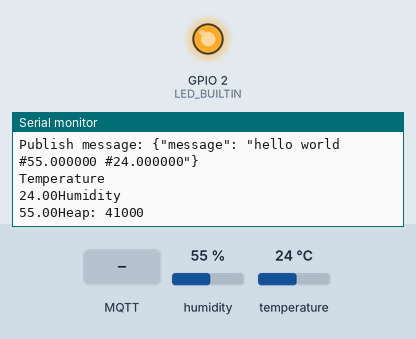
The sketch below on a simulated ESP8266 (NodeMCU). On the bench: output pins drawn as LEDs (lit = HIGH, except the on-board LED, lit = LOW), the last lines printed to the serial monitor. The test bench sets the inputs (shaded band); at power-on: humidity 55 %, temperature 24 °C. WiFi joins after 1.5 s; servers stay silent unless stated; network time is answered at once with the bench clock; the local clock reads 2024-03-15 10:24:30 at power-on unless the sketch sets it; storage starts empty; no MQTT or app messages arrive unless stated.

Above: at 6.7 s.
6.8 s: MQTT message "1" arrives on the first subscribed topic
At 7.5 s:
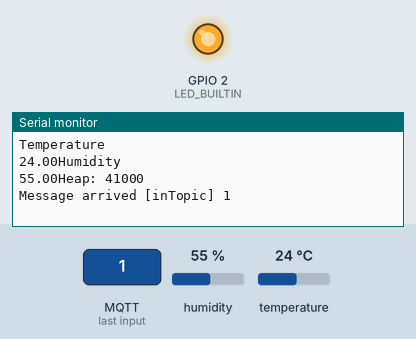
8.3 s: MQTT message "on" arrives on the first subscribed topic
At 9.1 s:
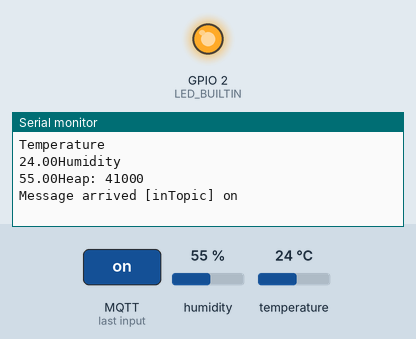
9.8 s: MQTT message "off" arrives on the first subscribed topic
At 10.3 s:
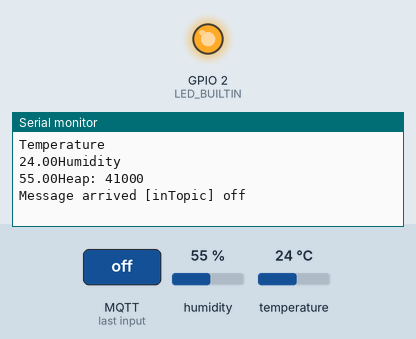

Measured:
- after the input at 6.8 s, the serial monitor: prints a new line at once (image 1)
- after the input at 8.3 s, the serial monitor: prints a new line at once (image 2)
- after the input at 9.8 s, the serial monitor: prints a new line at once (image 3)

The sketch:

AWS_Test.ino
```cpp
/*Developed by M V Subrahmanyam - https://www.linkedin.com/in/veera-subrahmanyam-mediboina-b63997145/
Project: AWS | NodeMCU ESP32 Tutorials
Electronics Innovation - www.electronicsinnovation.com

GitHub - https://github.com/VeeruSubbuAmi
YouTube - http://bit.ly/Electronics_Innovation

Upload date: 07 October 2019

AWS Iot Core

This example needs https://github.com/esp8266/arduino-esp8266fs-plugin

It connects to AWS IoT server then:
- publishes "hello world" to the topic "outTopic" every two seconds
- subscribes to the topic "inTopic", printing out any messages
*/

#include "FS.h"
#include <ESP8266WiFi.h>
#include <PubSubClient.h>
#include <NTPClient.h>
#include <WiFiUdp.h>

#include "DHT.h"

#define DHTPIN 0
#define DHTTYPE DHT22
DHT dht(DHTPIN, DHTTYPE);

// Update these with values suitable for your network.

const char* ssid = "APT2029";
const char* password = "12fifty5r#2029";

WiFiUDP ntpUDP;
NTPClient timeClient(ntpUDP, "pool.ntp.org");

const char* AWS_endpoint = "a2tzsynvkqxj0g-ats.iot.us-east-1.amazonaws.com"; //MQTT broker ip

void callback(char* topic, byte* payload, unsigned int length) {
Serial.print("Message arrived [");
Serial.print(topic);
Serial.print("] ");
for (int i = 0; i < length; i++) {
Serial.print((char)payload[i]);
}
Serial.println();

}
WiFiClientSecure espClient;
PubSubClient client(AWS_endpoint, 8883, callback, espClient); //set MQTT port number to 8883 as per //standard
long lastMsg = 0;
char msg[50];
int value = 0;

void setup_wifi() {

delay(10);
// We start by connecting to a WiFi network
espClient.setBufferSizes(512, 512);
Serial.println();
Serial.print("Connecting to ");
Serial.println(ssid);

WiFi.begin(ssid, password);

while (WiFi.status() != WL_CONNECTED) {
delay(500);
Serial.print(".");
}

Serial.println("");
Serial.println("WiFi connected");
Serial.println("IP address: ");
Serial.println(WiFi.localIP());

timeClient.begin();
while(!timeClient.update()){
timeClient.forceUpdate();
}

espClient.setX509Time(timeClient.getEpochTime());

}

void reconnect() {
// Loop until we're reconnected
while (!client.connected()) {
Serial.print("Attempting MQTT connection...");
// Attempt to connect
if (client.connect("ESPthing")) {
Serial.println("connected");
// Once connected, publish an announcement...
client.publish("outTopic", "hello world");
// ... and resubscribe
client.subscribe("inTopic");
} else {
Serial.print("failed, rc=");
Serial.print(client.state());
Serial.println(" try again in 5 seconds");

char buf[256];
espClient.getLastSSLError(buf,256);
Serial.print("WiFiClientSecure SSL error: ");
Serial.println(buf);

// Wait 5 seconds before retrying
delay(5000);
}
}
}

void setup() {

Serial.begin(115200);
Serial.setDebugOutput(true);
// initialize digital pin LED_BUILTIN as an output.
pinMode(LED_BUILTIN, OUTPUT);
setup_wifi();
delay(1000);
if (!SPIFFS.begin()) {
Serial.println("Failed to mount file system");
return;
}

Serial.print("Heap: "); Serial.println(ESP.getFreeHeap());

// Load certificate file
File cert = SPIFFS.open("/cert.der", "r"); //replace cert.crt eith your uploaded file name
if (!cert) {
Serial.println("Failed to open cert file");
}
else
Serial.println("Success to open cert file");

delay(1000);

if (espClient.loadCertificate(cert))
Serial.println("cert loaded");
else
Serial.println("cert not loaded");

// Load private key file
File private_key = SPIFFS.open("/private.der", "r"); //replace private eith your uploaded file name
if (!private_key) {
Serial.println("Failed to open private cert file");
}
else
Serial.println("Success to open private cert file");

delay(1000);

if (espClient.loadPrivateKey(private_key))
Serial.println("private key loaded");
else
Serial.println("private key not loaded");

// Load CA file
File ca = SPIFFS.open("/ca.der", "r"); //replace ca eith your uploaded file name
if (!ca) {
Serial.println("Failed to open ca ");
}
else
Serial.println("Success to open ca");

delay(1000);

if(espClient.loadCACert(ca))
Serial.println("ca loaded");
else
Serial.println("ca failed");

Serial.print("Heap: "); Serial.println(ESP.getFreeHeap());

dht.begin();
}

void loop() {

if (!client.connected()) {
reconnect();
}
client.loop();

long now = millis();
if (now - lastMsg > 2000) {
lastMsg = now;
++value;

float h = dht.readHumidity();
float t = dht.readTemperature();

// Check if any reads failed and exit early (to try again).
if (isnan(h) || isnan(t)) {
  Serial.println(F("Failed to read from DHT sensor!"));
}

//else{
//    //create string payload for publishing
//    String temp_humidity = "Temperature: ";
//    temp_humidity += String(t);
//    temp_humidity += "°C Humidity: ";
//    temp_humidity += String(h);
//    temp_humidity += " %";}
//
//char payload[40];
//temp_humidity.toCharArray(payload, 40);

snprintf (msg, 75, "{\"message\": \"hello world #%lf #%2f\"}", h, t);
Serial.print("Publish message: ");
Serial.println(msg);
Serial.println("Temperature");
Serial.print(t);
Serial.println("Humidity");
Serial.print(h);
client.publish("outTopic", msg);
Serial.print("Heap: "); Serial.println(ESP.getFreeHeap()); //Low heap can cause problems
}
//digitalWrite(LED_BUILTIN, HIGH); // turn the LED on (HIGH is the voltage level)
//delay(100); // wait for a second
//digitalWrite(LED_BUILTIN, LOW); // turn the LED off by making the voltage LOW
//delay(100); // wait for a second
}
```
